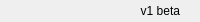
              <widget class="QFrame" name="bottomBar">
               <property name="minimumSize">
                <size>
                 <width>0</width>
                 <height>22</height>
                </size>
               </property>
               <property name="maximumSize">
                <size>
                 <width>16777215</width>
                 <height>22</height>
                </size>
               </property>
               <property name="frameShape">
                <enum>QFrame::NoFrame</enum>
               </property>
               <property name="frameShadow">
                <enum>QFrame::Raised</enum>
               </property>
               <layout class="QHBoxLayout" name="horizontalLayout_5">
                <property name="spacing">
                 <number>0</number>
                </property>
                <property name="leftMargin">
                 <number>0</number>
                </property>
                <property name="topMargin">
                 <number>0</number>
                </property>
                <property name="rightMargin">
                 <number>0</number>
                </property>
                <property name="bottomMargin">
                 <number>0</number>
                </property>
                <item>
                 <widget class="QLabel" name="creditsLabel">
                  <property name="maximumSize">
                   <size>
                    <width>16777215</width>
                    <height>16</height>
                   </size>
                  </property>
                  <property name="font">
                   <font>
                    <family>Comic Sans MS</family>
                    <pointsize>-1</pointsize>
                    <italic>false</italic>
                    <bold>false</bold>
                   </font>
                  </property>
                  <property name="text">
                   <string/>
                  </property>
                  <property name="alignment">
                   <set>Qt::AlignLeading|Qt::AlignLeft|Qt::AlignVCenter</set>
                  </property>
                 </widget>
                </item>
                <item>
                 <widget class="QLabel" name="version">
                  <property name="text">
                   <string>v1 beta</string>
                  </property>
                  <property name="alignment">
                   <set>Qt::AlignRight|Qt::AlignTrailing|Qt::AlignVCenter</set>
                  </property>
                 </widget>
                </item>
                <item>
                 <widget class="QFrame" name="frame_size_grip">
                  <property name="minimumSize">
                   <size>
                    <width>20</width>
                    <height>0</height>
                   </size>
                  </property>
                  <property name="maximumSize">
                   <size>
                    <width>20</width>
                    <height>16777215</height>
                   </size>
                  </property>
                  <property name="frameShape">
                   <enum>QFrame::NoFrame</enum>
                  </property>
                  <property name="frameShadow">
                   <enum>QFrame::Raised</enum>
                  </property>
                 </widget>
                </item>
               </layout>
              </widget>
